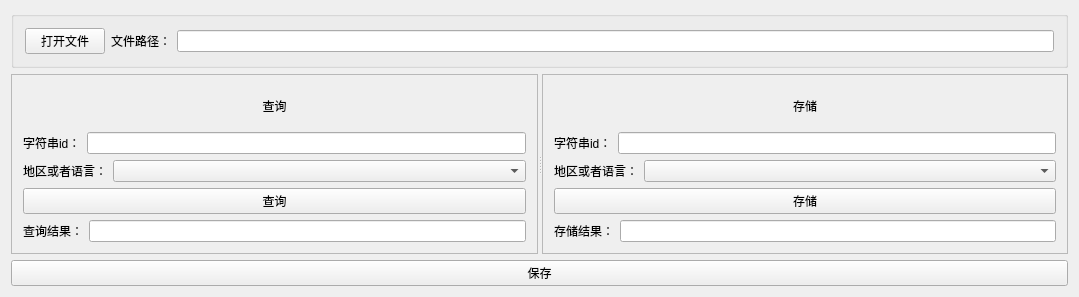
<?xml version="1.0" encoding="UTF-8"?>
<ui version="4.0">
 <class>LocalizationStringManagerClass</class>
 <widget class="QMainWindow" name="LocalizationStringManagerClass">
  <property name="geometry">
   <rect>
    <x>0</x>
    <y>0</y>
    <width>1079</width>
    <height>297</height>
   </rect>
  </property>
  <property name="sizePolicy">
   <sizepolicy hsizetype="Preferred" vsizetype="Preferred">
    <horstretch>0</horstretch>
    <verstretch>0</verstretch>
   </sizepolicy>
  </property>
  <property name="windowTitle">
   <string>字符串本地化管理器</string>
  </property>
  <property name="locale">
   <locale language="Chinese" country="China"/>
  </property>
  <widget class="QWidget" name="centralWidget">
   <layout class="QGridLayout" name="gridLayout" rowstretch="0,1,0">
    <item row="0" column="0">
     <widget class="QGroupBox" name="groupBox">
      <property name="title">
       <string/>
      </property>
      <layout class="QHBoxLayout" name="horizontalLayout_7">
       <item>
        <widget class="QPushButton" name="pbtn_openFile">
         <property name="text">
          <string>打开文件</string>
         </property>
        </widget>
       </item>
       <item>
        <widget class="QLabel" name="label_filePath">
         <property name="text">
          <string>文件路径：</string>
         </property>
        </widget>
       </item>
       <item>
        <widget class="QLineEdit" name="ledit_filePath">
         <property name="text">
          <string/>
         </property>
        </widget>
       </item>
      </layout>
     </widget>
    </item>
    <item row="1" column="0">
     <widget class="QSplitter" name="splitter">
      <property name="orientation">
       <enum>Qt::Horizontal</enum>
      </property>
      <widget class="QFrame" name="frame_search">
       <property name="frameShape">
        <enum>QFrame::StyledPanel</enum>
       </property>
       <property name="frameShadow">
        <enum>QFrame::Sunken</enum>
       </property>
       <layout class="QVBoxLayout" name="verticalLayout" stretch="0,1,1,1,1">
        <item>
         <widget class="QLabel" name="label">
          <property name="text">
           <string>查询</string>
          </property>
          <property name="alignment">
           <set>Qt::AlignCenter</set>
          </property>
         </widget>
        </item>
        <item>
         <layout class="QHBoxLayout" name="horizontalLayout">
          <item>
           <widget class="QLabel" name="label_charId">
            <property name="text">
             <string>字符串id：</string>
            </property>
           </widget>
          </item>
          <item>
           <widget class="QLineEdit" name="ledit_search_id"/>
          </item>
         </layout>
        </item>
        <item>
         <layout class="QHBoxLayout" name="horizontalLayout_2" stretch="0,1">
          <item>
           <widget class="QLabel" name="label_3">
            <property name="text">
             <string>地区或者语言：</string>
            </property>
           </widget>
          </item>
          <item>
           <widget class="QComboBox" name="cBox_search_local"/>
          </item>
         </layout>
        </item>
        <item>
         <widget class="QPushButton" name="pbtn_search">
          <property name="text">
           <string>查询</string>
          </property>
         </widget>
        </item>
        <item>
         <layout class="QHBoxLayout" name="horizontalLayout_3">
          <item>
           <widget class="QLabel" name="label_4">
            <property name="text">
             <string>查询结果：</string>
            </property>
           </widget>
          </item>
          <item>
           <widget class="QLineEdit" name="ledit_search_result"/>
          </item>
         </layout>
        </item>
       </layout>
      </widget>
      <widget class="QFrame" name="frame_store">
       <property name="frameShape">
        <enum>QFrame::StyledPanel</enum>
       </property>
       <property name="frameShadow">
        <enum>QFrame::Sunken</enum>
       </property>
       <layout class="QVBoxLayout" name="verticalLayout_2" stretch="0,1,1,1,1">
        <item>
         <widget class="QLabel" name="label_2">
          <property name="text">
           <string>存储</string>
          </property>
          <property name="alignment">
           <set>Qt::AlignCenter</set>
          </property>
         </widget>
        </item>
        <item>
         <layout class="QHBoxLayout" name="horizontalLayout_4">
          <item>
           <widget class="QLabel" name="label_6">
            <property name="text">
             <string>字符串id：</string>
            </property>
           </widget>
          </item>
          <item>
           <widget class="QLineEdit" name="ledit_store_id"/>
          </item>
         </layout>
        </item>
        <item>
         <layout class="QHBoxLayout" name="horizontalLayout_5" stretch="0,1">
          <item>
           <widget class="QLabel" name="label_7">
            <property name="text">
             <string>地区或者语言：</string>
            </property>
           </widget>
          </item>
          <item>
           <widget class="QComboBox" name="cBox_store_local"/>
          </item>
         </layout>
        </item>
        <item>
         <widget class="QPushButton" name="ptbn_store">
          <property name="text">
           <string>存储</string>
          </property>
         </widget>
        </item>
        <item>
         <layout class="QHBoxLayout" name="horizontalLayout_6">
          <item>
           <widget class="QLabel" name="label_8">
            <property name="text">
             <string>存储结果：</string>
            </property>
           </widget>
          </item>
          <item>
           <widget class="QLineEdit" name="ledit_store_result"/>
          </item>
         </layout>
        </item>
       </layout>
      </widget>
     </widget>
    </item>
    <item row="2" column="0">
     <widget class="QPushButton" name="pushButton">
      <property name="text">
       <string>保存</string>
      </property>
     </widget>
    </item>
   </layout>
  </widget>
 </widget>
 <layoutdefault spacing="6" margin="11"/>
 <resources>
  <include location="../qrc/LocalizationStringManager.qrc"/>
 </resources>
 <connections/>
</ui>
